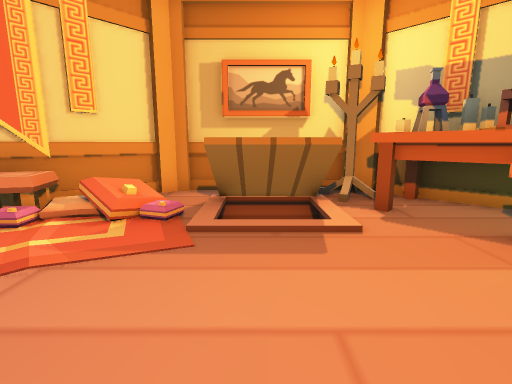
View 1 (above)

12 first-person views from a walk through a scene from a Unity 3-D project. The camera is 1.3 m above the floor, tilts 10° down and sees 85° across. The floor is counted in squares, 1 m on a side. Each view is taken from the middle of a square. On the plan, view 1 faces up. The plan holds only what a view shows up to about 13 squares ahead; the rest is blank.

View 2
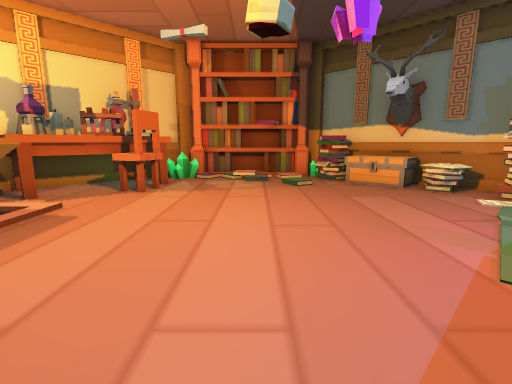

View 3
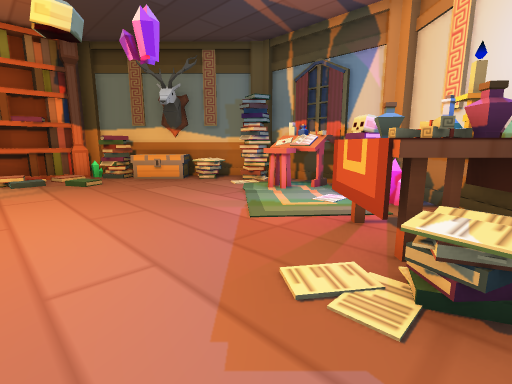

View 4
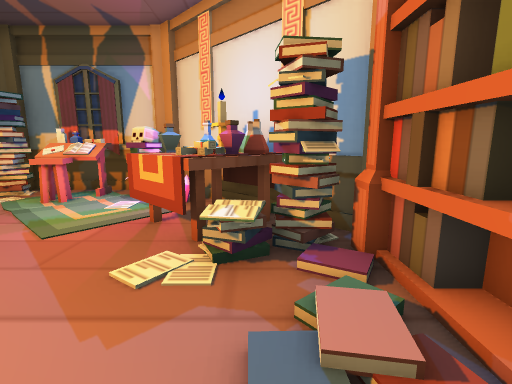

View 5
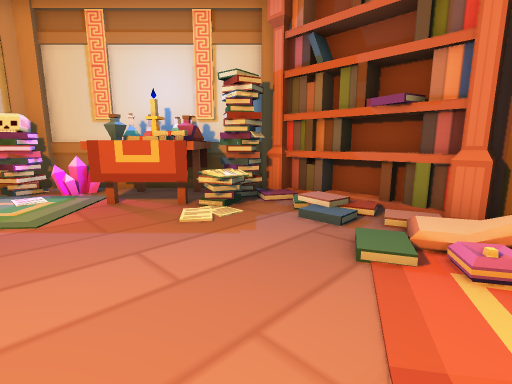

View 6
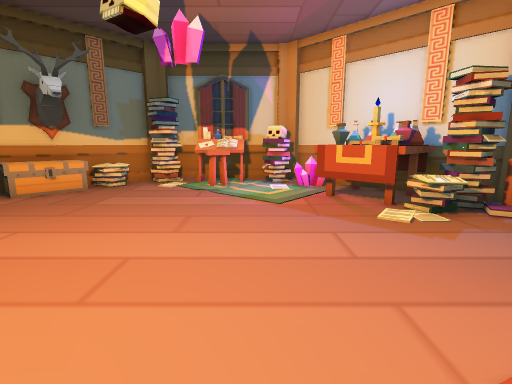

View 7
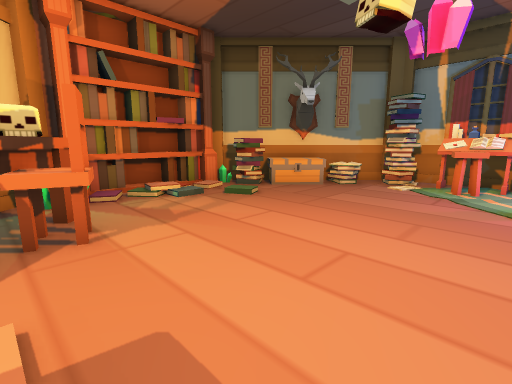

View 8
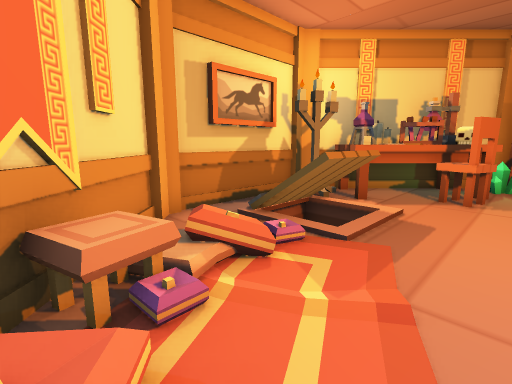

View 9
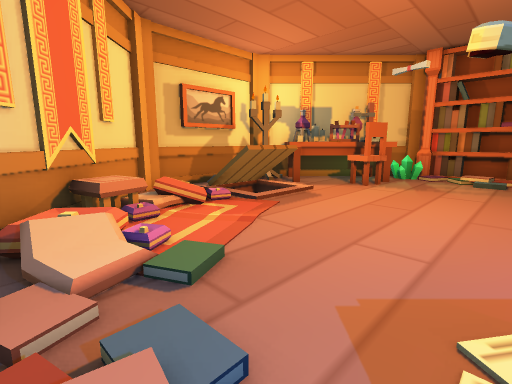

View 10
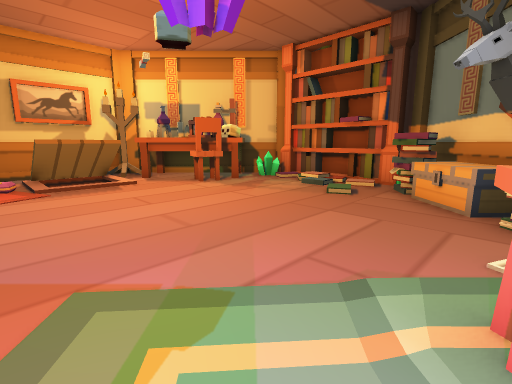

View 11
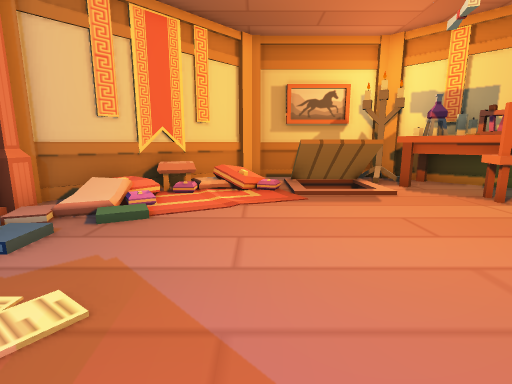

View 12
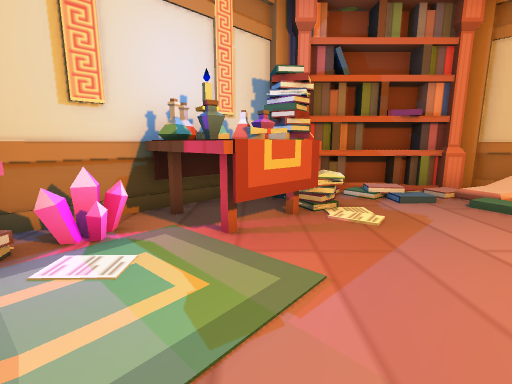

### Floor plan
Key: @ floor where view 1 was taken; # wall or solid block; . floor; / step, stairs or slope; C chair; R crystal; H chest; T table; P potion; S stool; K skull; E desk; O other object.
Columns run from 7 left of view 1 to 8 right of it. Each row starts with its distance up from view 1.
  8        ####
  7    ####  O#O
  6    #     OOOO
  5   ##  OOOOOOOO
  4  ##O  .   .COO#
  3 #   ......CCOR#
  2 #///........./#
  1 #//........../#
  0 #//....@...../##
 -1 #/O.........//##
 -2  OTT.........OO#
 -3 #OPTT.......HH##
 -4 ##OPP  ....HH##
 -5  ##TR. S..OHO#
 -6   ###KESEOO##
 -7     ########

Positions as (right, up) in squares from view 1, and headings:
1: (0, 0), facing up
2: (-4, 0), facing right
3: (-5, 1), facing down-right
4: (-5, 2), facing down
5: (-1, 3), facing down-left
6: (-1, 4), facing down
7: (-1, 4), facing down-right
8: (-5, 2), facing up-right
9: (-6, -1), facing up-right
10: (-2, -5), facing up-right
11: (-2, -3), facing up
12: (1, -3), facing left
